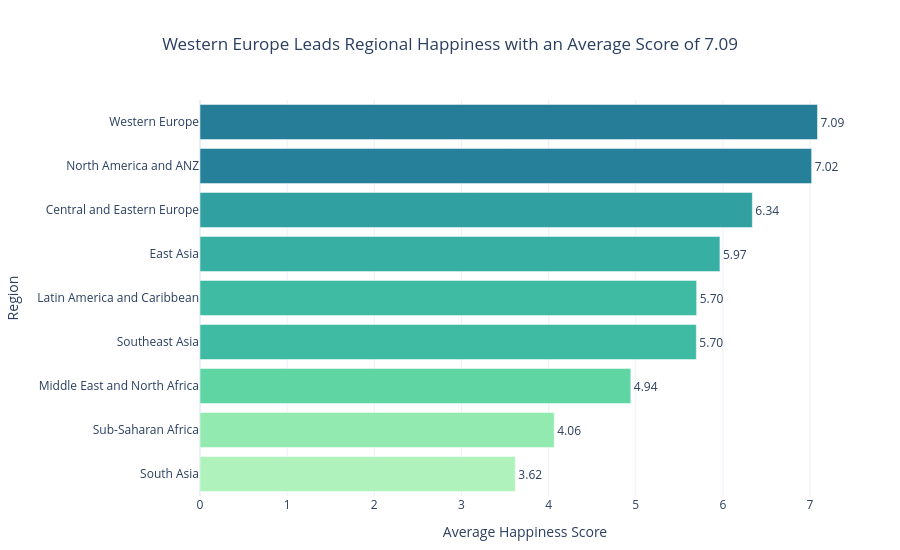

The cell this chart's notebook holds for it:
### Markdown cell above
---
## Task 1 — Regional Comparison Bar Chart

**What to build:** A horizontal bar chart showing the **average happiness score by region**, sorted from highest to lowest.

**Requirements:**
- Horizontal orientation (category names are long)
- Sorted by score, descending (so the happiest region is at the top)
- Zero baseline on x-axis
- At least one design choice that goes beyond the Plotly default (colour, annotation, labels, etc.)
- An insight title that answers: *which region stands out and why does it matter?*

**Hint:** Use `df.groupby('Region')['Happiness_Score'].mean()` to compute the averages.

### Code cell
# Task 1: Regional comparison bar chart
# -------------------------------------

# Step 1: Compute average happiness score by region
region_avg = (df.groupby('Region')['Happiness_Score']
              .mean()
              .reset_index()
              .sort_values('Happiness_Score'))  # sort for horizontal bar

print(region_avg)

# Step 2: Build your chart
# YOUR CODE HERE
# Step 2: Build your chart

import plotly.express as px

# Find the region with the highest average happiness score
top_region = region_avg.iloc[-1]['Region']
top_score = region_avg.iloc[-1]['Happiness_Score']

fig = px.bar(
    region_avg,
    x='Happiness_Score',
    y='Region',
    orientation='h',
    color='Happiness_Score',
    color_continuous_scale='Tealgrn',
    text='Happiness_Score',
    labels={
        'Happiness_Score': 'Average Happiness Score',
        'Region': 'Region'
    },
    title=(
        f'{top_region} Leads Regional Happiness '
        f'with an Average Score of {top_score:.2f}'
    )
)

# Put the highest-scoring region at the top
fig.update_yaxes(autorange=True)

# Display score labels and ensure the x-axis starts at zero
fig.update_traces(
    texttemplate='%{text:.2f}',
    textposition='outside'
)

fig.update_xaxes(rangemode='tozero')

# Improve the chart's appearance
fig.update_layout(
    template='plotly_white',
    title_x=0.5,
    height=550,
    margin=dict(l=150, r=50, t=100, b=50),
    coloraxis_showscale=False
)

fig.show()

### Figure 1 — Plotly figure (JSON) as saved in the notebook; plotly's stock layout.template omitted (floating-point values rounded to 4 significant figures)
{"data": [{"hovertemplate": "Average Happiness Score=%{marker.color}<br>Region=%{y}<extra></extra>", "legendgroup": "", "marker": {"color": [3.618, 4.065, 4.943, 5.695, 5.699, 5.966, 6.338, 7.018, 7.086], "coloraxis": "coloraxis", "pattern": {"shape": ""}}, "name": "", "orientation": "h", "showlegend": false, "text": [3.618, 4.065, 4.943, 5.695, 5.699, 5.966, 6.338, 7.018, 7.086], "textposition": "outside", "texttemplate": "%{text:.2f}", "type": "bar", "x": [3.618, 4.065, 4.943, 5.695, 5.699, 5.966, 6.338, 7.018, 7.086], "xaxis": "x", "y": ["South Asia", "Sub-Saharan Africa", "Middle East and North Africa", "Southeast Asia", "Latin America and Caribbean", "East Asia", "Central and Eastern Europe", "North America and ANZ", "Western Europe"], "yaxis": "y"}], "layout": {"barmode": "relative", "coloraxis": {"colorbar": {"title": {"text": "Average Happiness Score"}}, "colorscale": [[0, "rgb(176, 242, 188)"], [0.1667, "rgb(137, 232, 172)"], [0.3333, "rgb(103, 219, 165)"], [0.5, "rgb(76, 200, 163)"], [0.6667, "rgb(56, 178, 163)"], [0.8333, "rgb(44, 152, 160)"], [1, "rgb(37, 125, 152)"]], "showscale": false}, "height": 550, "legend": {"tracegroupgap": 0}, "margin": {"b": 50, "l": 150, "r": 50, "t": 100}, "title": {"text": "Western Europe Leads Regional Happiness with an Average Score of 7.09", "x": 0.5}, "xaxis": {"anchor": "y", "domain": [0, 1], "rangemode": "tozero", "title": {"text": "Average Happiness Score"}}, "yaxis": {"anchor": "x", "autorange": true, "domain": [0, 1], "title": {"text": "Region"}}}}
